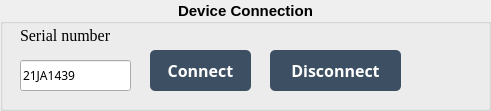
   <widget class="QGroupBox" name="groupBox_connection">
    <property name="geometry">
     <rect>
      <x>40</x>
      <y>170</y>
      <width>491</width>
      <height>111</height>
     </rect>
    </property>
    <property name="font">
     <font>
      <pointsize>11</pointsize>
      <weight>75</weight>
      <bold>true</bold>
     </font>
    </property>
    <property name="autoFillBackground">
     <bool>true</bool>
    </property>
    <property name="title">
     <string>Device Connection</string>
    </property>
    <property name="alignment">
     <set>Qt::AlignCenter</set>
    </property>
    <property name="flat">
     <bool>false</bool>
    </property>
    <widget class="QPushButton" name="btn_connect">
     <property name="geometry">
      <rect>
       <x>150</x>
       <y>50</y>
       <width>101</width>
       <height>41</height>
      </rect>
     </property>
     <property name="font">
      <font>
       <family>微軟正黑體</family>
       <pointsize>12</pointsize>
       <weight>75</weight>
       <bold>true</bold>
      </font>
     </property>
     <property name="styleSheet">
      <string notr="true">QPushButton {
    background-color: rgb(61, 79, 99);
    border-radius : 5px;
    color:  rgb(255, 255, 255);
}


QPushButton:pressed{
	background-color: rgb(52, 137, 235);
}</string>
     </property>
     <property name="text">
      <string>Connect</string>
     </property>
    </widget>
    <widget class="QPushButton" name="btn_disconnect">
     <property name="geometry">
      <rect>
       <x>270</x>
       <y>50</y>
       <width>131</width>
       <height>41</height>
      </rect>
     </property>
     <property name="font">
      <font>
       <family>微軟正黑體</family>
       <pointsize>12</pointsize>
       <weight>75</weight>
       <bold>true</bold>
      </font>
     </property>
     <property name="styleSheet">
      <string notr="true">QPushButton {
    background-color: rgb(61, 79, 99);
    border-radius : 5px;
    color:  rgb(255, 255, 255);
}


QPushButton:pressed{
	background-color: rgb(52, 137, 235);
}</string>
     </property>
     <property name="text">
      <string>Disconnect</string>
     </property>
    </widget>
    <widget class="QLabel" name="lb_serialnum">
     <property name="geometry">
      <rect>
       <x>20</x>
       <y>20</y>
       <width>121</width>
       <height>31</height>
      </rect>
     </property>
     <property name="font">
      <font>
       <family>Times New Roman</family>
       <pointsize>12</pointsize>
       <weight>50</weight>
       <bold>false</bold>
      </font>
     </property>
     <property name="text">
      <string>Serial number</string>
     </property>
    </widget>
    <widget class="QLineEdit" name="lineEdit_IP">
     <property name="geometry">
      <rect>
       <x>20</x>
       <y>60</y>
       <width>111</width>
       <height>31</height>
      </rect>
     </property>
     <property name="font">
      <font>
       <family>微軟正黑體</family>
       <pointsize>9</pointsize>
       <weight>50</weight>
       <bold>false</bold>
      </font>
     </property>
     <property name="text">
      <string>21JA1439</string>
     </property>
    </widget>
    <widget class="QLabel" name="lb_led">
     <property name="geometry">
      <rect>
       <x>420</x>
       <y>40</y>
       <width>51</width>
       <height>51</height>
      </rect>
     </property>
     <property name="text">
      <string/>
     </property>
     <property name="pixmap">
      <pixmap>C:/Material/WPC_Led_green.png</pixmap>
     </property>
     <property name="scaledContents">
      <bool>true</bool>
     </property>
     <property name="wordWrap">
      <bool>false</bool>
     </property>
    </widget>
   </widget>
